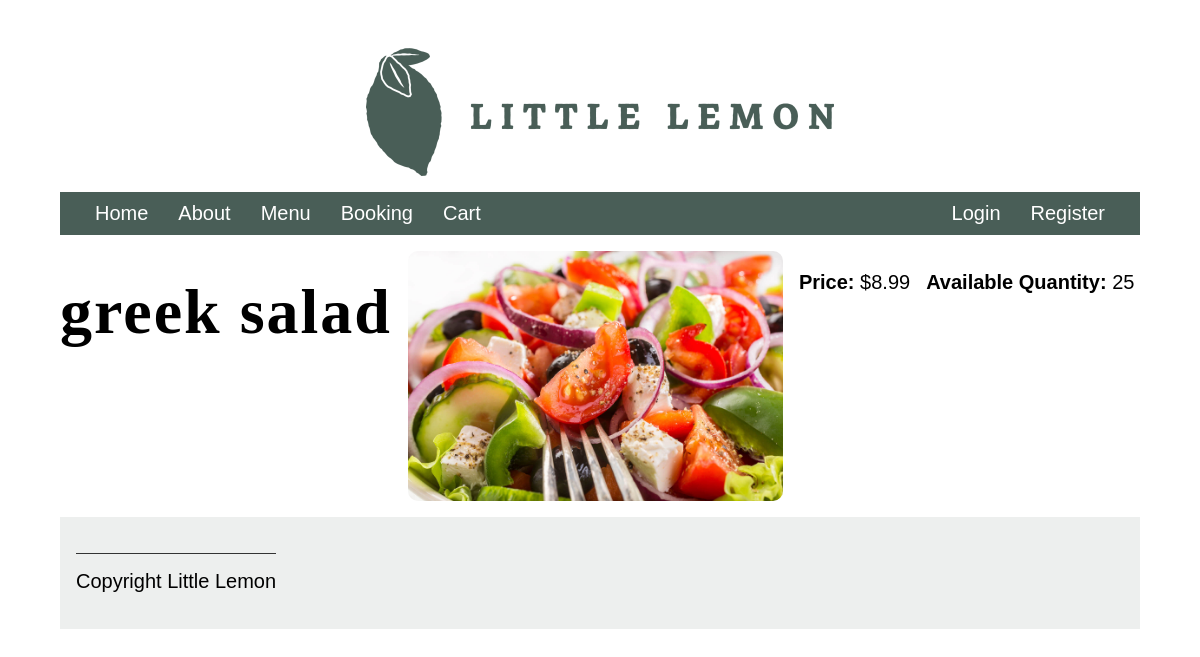
Page /menu/4/ on the committed database.
### restaurant/models.py (models this page shows, shortened)
class Menu(models.Model):
    CATEGORY_CHOICES = [
        ('appetizer', 'Appetizer'),
        ('main_course', 'Main Course'),
        ('dessert', 'Dessert'),
        ('beverage', 'Beverage'),
    ]
    title = models.CharField(max_length=100)
    price = models.DecimalField(max_digits=5, decimal_places=2)
    inventory = models.IntegerField()
    image = models.ImageField(upload_to='img_upload/', default='menu_images/default_image.png')  # Allow null/blank for existing items
    category = models.CharField(max_length=20, choices=CATEGORY_CHOICES, null=True, blank=True)
    dish_of_the_day = models.BooleanField(default=False)  # Allow null/blank

### restaurant/views.py (the view)
# urls.py: path('menu/<int:pk>/', views.menu_item_detail, name='menu_item_detail'),
def menu_item_detail(request, pk):
    menu_item = get_object_or_404(Menu, pk=pk)
    return render(request, 'menu_item_detail.html', {'menu_item': menu_item})

### restaurant/templatetags/custom_filters.py (called while the page is built)
@register.filter
def is_in_group(user, group_name):
    return user.groups.filter(name=group_name).exists()

### templates/menu_item_detail.html (shortened to what this page needs)
{% extends 'base.html' %} {% load static %}  {% block content %}
<section class="menu-item-detail">
  <h1>{{ menu_item.title }}</h1>
  <img
    src="{{ menu_item.image.url }}"
    alt="{{ menu_item.title }}"
    class="menu-image"
  />
  <p><strong>Price:</strong> ${{ menu_item.price }}</p>
  <p><strong>Available Quantity:</strong> {{ menu_item.inventory }}</p>
</section>
{% endblock %}

### static/css/style.css (style rules this page uses)
body { font-family: 'Karla', sans-serif; margin-top: 3rem; margin-bottom: 3rem; margin-left: 5%; margin-right: 5%; }
h1, h2, h3, h4, h5, h6 { font-family: 'Markazi Text', serif; letter-spacing: 2px;; }
h1 { font-size: 4rem; margin-top: 1.5rem; margin-bottom: 0; }
p, ul { font-size: 1.25rem;; }
section { display: flex; gap: 2rem 1rem; margin-top: 1rem; margin-bottom: 1rem; flex-direction: row; }
.menu-image { max-width: 100%; max-height: 250px; object-fit: cover; border-radius: 10px; }
.menu-image { max-width: 80%; height: auto; }

### rows in the picture
Menu: title "greek salad", image (picture), price "8.99", inventory "25"
